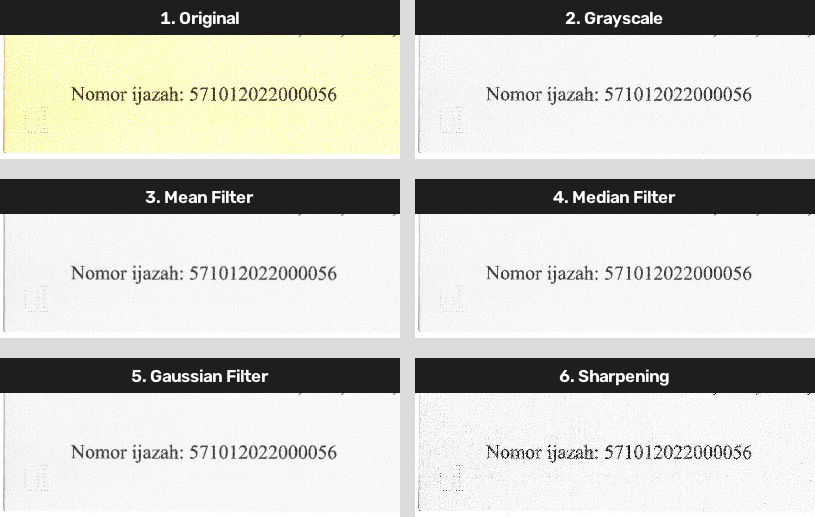
#> input picture CITRA DIGITAL5/hasil/perbandingan/01_HighQuality_Enhanced (1).png, 815 x 517 px; its folder holds only this picture in this run
$ python ocr.py
#> lines starting #> are read from the running program, lines starting #| are printed output that depends on the picture
import cv2
import numpy as np
from pathlib import Path
import pytesseract

# Konfigurasi path Tesseract di Windows
pytesseract.pytesseract.tesseract_cmd = r'C:\Program Files\Tesseract-OCR\tesseract.exe'

# ==============================
# FOLDER
# ==============================

INPUT_FOLDER = Path(".")
OUTPUT_FOLDER = Path("hasil")

GRAY_FOLDER = OUTPUT_FOLDER / "grayscale"
MEAN_FOLDER = OUTPUT_FOLDER / "mean"
MEDIAN_FOLDER = OUTPUT_FOLDER / "median"
GAUSSIAN_FOLDER = OUTPUT_FOLDER / "gaussian"
SHARPENING_FOLDER = OUTPUT_FOLDER / "sharpening"
COMPARISON_FOLDER = OUTPUT_FOLDER / "perbandingan"


# ==============================
# MEMBUAT FOLDER JIKA BELUM ADA
# ==============================
for folder in [GRAY_FOLDER, MEAN_FOLDER, MEDIAN_FOLDER, GAUSSIAN_FOLDER, SHARPENING_FOLDER, COMPARISON_FOLDER]:
    folder.mkdir(parents=True, exist_ok=True)


# ==============================
# MENCARI SEMUA CITRA
# ==============================
extensions = ["*.jpg", "*.jpeg", "*.png", "*.bmp"]
image_files = []
for ext in extensions:
    image_files.extend(INPUT_FOLDER.glob(ext))
image_files = sorted(image_files)

if not image_files:
    print("Tidak ada citra yang ditemukan di direktori proyek!")
    exit()

print("=" * 60)
print("ENHANCEMENT CITRA & EVALUASI OCR")
print("=" * 60)
print(f"Jumlah citra: {len(image_files)}\n")


# ==============================
# PROSES SETIAP CITRA
# ==============================
for image_path in image_files:
    print(f"Memproses: {image_path.name}")

    image = cv2.imread(str(image_path))
#> image is the input picture: shape (517, 815, 3); mean B, G, R 195.1, 200.8, 200.8
    if image is None:
        print(f"  Gagal membaca: {image_path.name}")
        continue

    # 1. Grayscale
    gray = cv2.cvtColor(image, cv2.COLOR_BGR2GRAY)

    # 2. Mean Filter
    mean_filter = cv2.blur(gray, (3, 3))
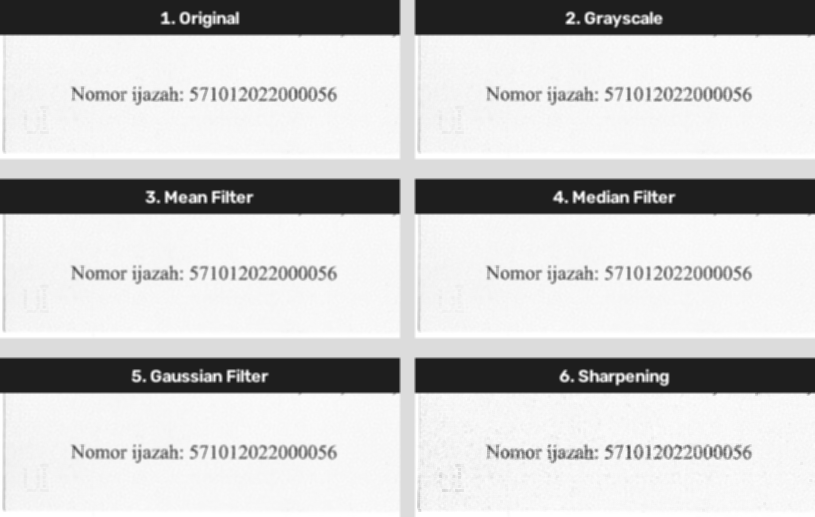
#> mean_filter: shape (517, 815); min 30, max 255, mean 200.2

    # 3. Median Filter
    median_filter = cv2.medianBlur(gray, 3)

    # 4. Gaussian Filter
    gaussian_filter = cv2.GaussianBlur(gray, (3, 3), 0)

    # 5. Sharpening
    kernel_sharpening = np.array([[0, -1, 0], [-1, 5, -1], [0, -1, 0]])
    sharpening = cv2.filter2D(gray, -1, kernel_sharpening)
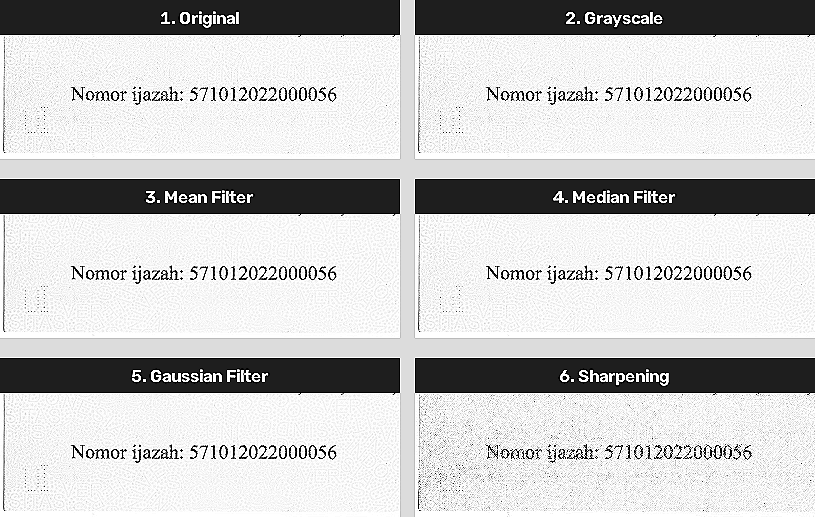
#> sharpening: shape (517, 815); min 0, max 255, mean 197.2

    filename = image_path.stem + ".png"

    # Simpan file satuan
    cv2.imwrite(str(GRAY_FOLDER / filename), gray)
    cv2.imwrite(str(MEAN_FOLDER / filename), mean_filter)
    cv2.imwrite(str(MEDIAN_FOLDER / filename), median_filter)
    cv2.imwrite(str(GAUSSIAN_FOLDER / filename), gaussian_filter)
    cv2.imwrite(str(SHARPENING_FOLDER / filename), sharpening)

    # ==========================================================
    # 6. MODEL PERBANDINGAN: GRID 2 KOLOM x 3 BARIS (WORD-FRIENDLY)
    # ==========================================================
    orig_bgr = image.copy()
    gray_bgr = cv2.cvtColor(gray, cv2.COLOR_GRAY2BGR)
    mean_bgr = cv2.cvtColor(mean_filter, cv2.COLOR_GRAY2BGR)
    median_bgr = cv2.cvtColor(median_filter, cv2.COLOR_GRAY2BGR)
    gauss_bgr = cv2.cvtColor(gaussian_filter, cv2.COLOR_GRAY2BGR)
    sharp_bgr = cv2.cvtColor(sharpening, cv2.COLOR_GRAY2BGR)

    panel_width = 400

    def resize_by_width(img, target_w):
#> called with target_w = 400
        h = int(img.shape[0] * target_w / img.shape[1])
#> h = 253
        return cv2.resize(img, (target_w, h))

    orig_bgr = resize_by_width(orig_bgr, panel_width)
    gray_bgr = resize_by_width(gray_bgr, panel_width)
    mean_bgr = resize_by_width(mean_bgr, panel_width)
    median_bgr = resize_by_width(median_bgr, panel_width)
    gauss_bgr = resize_by_width(gauss_bgr, panel_width)
    sharp_bgr = resize_by_width(sharp_bgr, panel_width)

    def add_top_label(img, text):
#> called with text = '1. Original'
        label_h = 35
        canvas = cv2.copyMakeBorder(img, label_h, 0, 0, 0, cv2.BORDER_CONSTANT, value=(30, 30, 30))
        font = cv2.FONT_HERSHEY_SIMPLEX
        scale = 0.6
        thick = 2
        (tw, th), _ = cv2.getTextSize(text, font, scale, thick)
        tx = (canvas.shape[1] - tw) // 2
#> tx = 150
        ty = 24
        cv2.putText(canvas, text, (tx, ty), font, scale, (255, 255, 255), thick, cv2.LINE_AA)
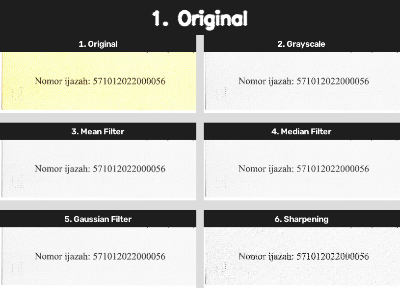
#> canvas: shape (288, 400, 3); mean B, G, R 176.5, 181.5, 181.5
        return canvas

    orig_labeled = add_top_label(orig_bgr, "1. Original")
    gray_labeled = add_top_label(gray_bgr, "2. Grayscale")
#> call 2 of add_top_label, with text = '2. Grayscale'
#> in add_top_label (call 2), `cv2.putText(canvas, text, (tx, ty), font, scale, (255, 255, 255), thic..`:
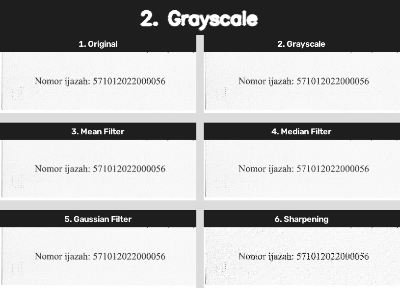
#> canvas: shape (288, 400, 3); min 3, max 255, mean 181.4
    mean_labeled = add_top_label(mean_bgr, "3. Mean Filter")
    median_labeled = add_top_label(median_bgr, "4. Median Filter")
    gauss_labeled = add_top_label(gauss_bgr, "5. Gaussian Filter")
    sharp_labeled = add_top_label(sharp_bgr, "6. Sharpening")
#> in add_top_label (call 6), `cv2.putText(canvas, text, (tx, ty), font, scale, (255, 255, 255), thic..`:
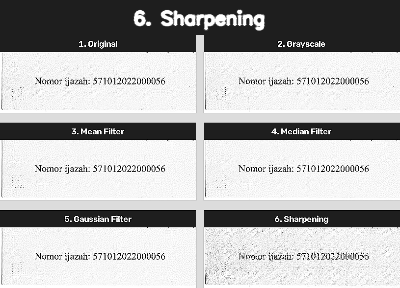
#> canvas: shape (288, 400, 3); min 0, max 255, mean 179.1

    def make_pair(img_left, img_right):
        h_max = max(img_left.shape[0], img_right.shape[0])
#> h_max = 288
        def pad_h(img, target_h):
#> called with target_h = 288
            dh = target_h - img.shape[0]
#> dh = 0
            if dh > 0:
                return cv2.copyMakeBorder(img, 0, dh, 0, 0, cv2.BORDER_CONSTANT, value=(255, 255, 255))
            return img
        l_padded = pad_h(img_left, h_max)
        r_padded = pad_h(img_right, h_max)
        gap_col = np.ones((h_max, 15, 3), dtype=np.uint8) * 220
        return cv2.hconcat([l_padded, gap_col, r_padded])
#> returned value: shape (288, 815, 3)

    row1 = make_pair(orig_labeled, gray_labeled)
    row2 = make_pair(mean_labeled, median_labeled)
    row3 = make_pair(gauss_labeled, sharp_labeled)
#> in make_pair (call 3), `return cv2.hconcat([l_padded, gap_col, r_padded])`:
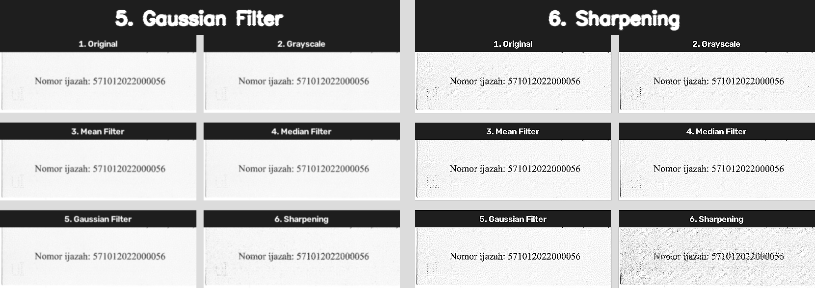
#> returned value: shape (288, 815, 3); min 0, max 255, mean 181.3

    w_max = max(row1.shape[1], row2.shape[1], row3.shape[1])
#> w_max = 815
    def pad_w(img, target_w):
#> called with target_w = 815
        dw = target_w - img.shape[1]
#> dw = 0
        if dw > 0:
            return cv2.copyMakeBorder(img, 0, 0, 0, dw, cv2.BORDER_CONSTANT, value=(255, 255, 255))
        return img

    row1 = pad_w(row1, w_max)
    row2 = pad_w(row2, w_max)
    row3 = pad_w(row3, w_max)

    gap_row = np.ones((20, w_max, 3), dtype=np.uint8) * 220
    comparison_grid = cv2.vconcat([row1, gap_row, row2, gap_row, row3])
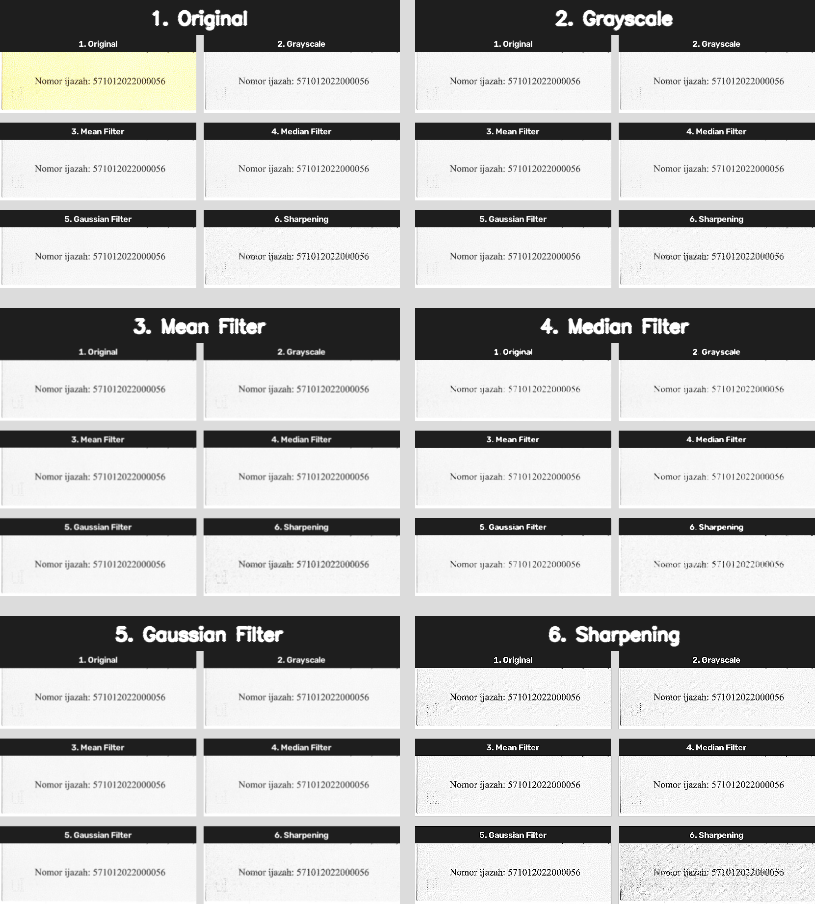
#> comparison_grid: shape (904, 815, 3); mean B, G, R 182.9, 183.7, 183.7
    cv2.imwrite(str(COMPARISON_FOLDER / filename), comparison_grid)


# ==========================================================
# 7. EVALUASI OCR & PERBANDINGAN AKURASI
# ==========================================================
GROUND_TRUTH = "571012022000056"

def calculate_accuracy(pred_text, true_text):
    # Membersihkan teks dari spasi, newline (\n), dan simbol non-alfanumerik
    cleaned_pred = "".join(filter(str.isalnum, pred_text))
    cleaned_true = "".join(filter(str.isalnum, true_text))

    correct_chars = sum(1 for p, t in zip(cleaned_pred, cleaned_true) if p == t)
    total_true = len(cleaned_true)
    if total_true == 0:
        return 0, 0.0
    accuracy = (correct_chars / total_true) * 100
    return correct_chars, round(accuracy, 2)

print("\n" + "=" * 80)
print("HASIL EVALUASI OCR DARI BERBAGAI METODE")
print("=" * 80)

for image_path in image_files:
    filename = image_path.stem + ".png"

    methods = {
        "Original": cv2.imread(str(image_path)),
        "Grayscale": cv2.imread(str(GRAY_FOLDER / filename)),
        "Mean Filter": cv2.imread(str(MEAN_FOLDER / filename)),
        "Median Filter": cv2.imread(str(MEDIAN_FOLDER / filename)),
        "Gaussian Filter": cv2.imread(str(GAUSSIAN_FOLDER / filename)),
        "Sharpening": cv2.imread(str(SHARPENING_FOLDER / filename))
    }

    print(f"\n📄 File: {image_path.name}")
    print("-" * 80)
    print(f"{'Metode':<18} | {'Hasil OCR (Cleaned)':<22} | {'Karakter Benar':<15} | {'Akurasi':<8}")
    print("-" * 80)

    for method_name, img in methods.items():
        if img is None:
            continue

        # Menggunakan psm 11 (Sparse text) atau psm 6 untuk deteksi blok teks yang lebih rapi
        custom_config = r'--oem 3 --psm 6'
#> (the run stopped early here; a loop or call above may not have finished)
